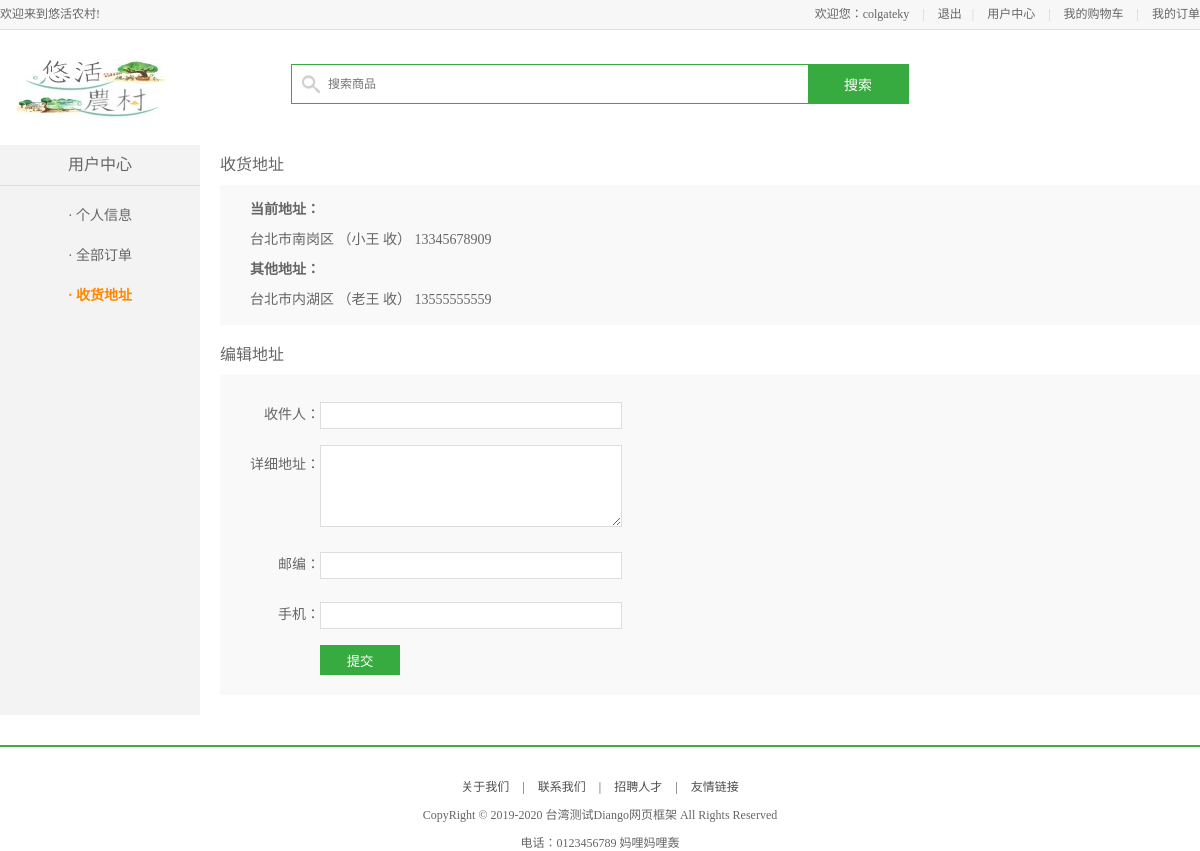
Screenshot of /user/address (signed in) with the database file from the repository.
### apps/user/models.py (models this page shows, shortened)
class User(AbstractUser, BaseModel):
    class Meta:
        db_table = 'df_user'
        verbose_name = '用户'
        verbose_name_plural = verbose_name

class Address(BaseModel):
    user = models.ForeignKey('User', on_delete=models.CASCADE, verbose_name='所属用户')
    receiver = models.CharField(max_length=20, verbose_name='收件人')
    addr = models.CharField(max_length=256, verbose_name='收件地址')
    zip_code = models.CharField(max_length=6, null=True, verbose_name='邮政编码')
    phone = models.CharField(max_length=11, verbose_name='联系电话')
    is_default = models.BooleanField(default=False, verbose_name='是否默认')
    objects = AddressManager()
    class Meta:
        db_table = 'df_address'
        verbose_name = '地址'
        verbose_name_plural = verbose_name

### apps/user/views.py (the view, shortened to what this page needs)
class AddressView(LoginRequireMixin, View):
    def get(self, request):
        user = request.user
        address = Address.objects.get_default_address(user)
        try:
            otherAddress = Address.objects.get(user=user, is_default=False)
        except Address.DoesNotExist:
            otherAddress = None
        return render(request, 'df_user/user_center_site.html',
                      {'page': 'address', 'address': address, 'otherAddress': otherAddress})

### apps/user/models.py (called while the page is built)
    def get_default_address(self, user):
        try:
            address = self.get(user=user, is_default=True)
        except self.model.DoesNotExist:
            address = None  # 不存在默认地址
        return address

### templates/df_user/user_center_site.html (shortened to what this page needs)
{% extends 'base_user_center.html' %}
{% block right_content %}
		<div class="right_content clearfix">
				<h3 class="common_title2">收货地址</h3>
				<div class="site_con">
					<dl>
						<dt>当前地址：</dt>
                        {% if address %}
						    <dd>{{ address.addr }} （{{ address.receiver }} 收） {{ address.phone }}</dd>
					    {% else %}
                            <dd>无默认地址</dd>
                        {% endif %}
                        <dt>其他地址：</dt>
                        {% if otherAddress %}
						    <dd>{{ otherAddress.addr }} （{{ otherAddress.receiver }} 收） {{ otherAddress.phone }}</dd>
					    {% else %}
                            <dd>无其他地址</dd>
                        {% endif %}
                    </dl>
				</div>
				<h3 class="common_title2">编辑地址</h3>
				<div class="site_con">
					<form method="post" action="{% url 'user:address' %}">
						<div class="form_group">
							<label>收件人：</label>
							<input type="text" name="receiver">
						</div>
						<div class="form_group form_group2">
							<label>详细地址：</label>
							<textarea class="site_area" name="addr"></textarea>
						</div>
						<div class="form_group">
							<label>邮编：</label>
							<input type="text" name="zip_code">
						</div>
						<div class="form_group">
							<label>手机：</label>
							<input type="text" name="phone">
						</div>
						<input type="submit" name="" value="提交" class="info_submit">
					</form>
				</div>
		</div>
{% endblock right_content %}

### templates/base.html (shortened to what this page needs)
<!DOCTYPE html PUBLIC "-//W3C//DTD XHTML 1.0 Transitional//EN"
        "http://www.w3.org/TR/xhtml1/DTD/xhtml1-transitional.dtd">
<html xmlns="http://www.w3.org/1999/xhtml" xml:lang="en">
{% load staticfiles %}
<head>
	<link rel="stylesheet" type="text/css" href="{% static 'css/reset.css' %}">
	<link rel="stylesheet" type="text/css" href="{% static 'css/main.css' %}">
</head>
<body>
{% block header_con %}
	<div class="header_con">
		<div class="header">
			<div class="welcome fl">欢迎来到悠活农村!</div>
			<div class="fr">
                {% if user.is_authenticated %}
				<div class="login_btn fl">
					欢迎您：<em>{{ user.username }}</em>
                    <span>|</span>
					<a href="{% url 'user:logout' %}">退出</a>
				</div>
                {% else %}
				<div class="login_btn fl">
					<a href="{% url 'user:login' %}">登录</a>
					<span>|</span>
					<a href="{% url 'user:register' %}">注册</a>
				</div>
                {% endif %}
				<div class="user_link fl">
					<span>|</span>
					<a href="{% url 'user:user' %}">用户中心</a>
					<span>|</span>
					<a href="{% url 'cart:show' %}">我的购物车</a>
					<span>|</span>
					<a href="{% url 'user:order' 1 %}">我的订单</a>
				</div>
			</div>
		</div>
	</div>
{% endblock header_con %}
{% block search_bar %}
	<div class="search_bar clearfix">
		<a href="{% url 'goods:index' %}" class="logo fl"><img src="{% static 'images/logo_15059.jpg' %}"></a>
		<div class="search_con fl">
            <form action="/search" method="get">
                <input type="text" class="input_text fl" name="q" placeholder="搜索商品">
			    <input type="submit" class="input_btn fr" name="" value="搜索">
            </form>
		</div>
	</div>
{% endblock search_bar %}
{% block body %}{% endblock body %}
<div class="footer">
    <div class="foot_link">
        <a href="#">关于我们</a>
        <span>|</span>
        <a href="#">联系我们</a>
        <span>|</span>
        <a href="#">招聘人才</a>
        <span>|</span>
        <a href="#">友情链接</a>
    </div>
    <p>CopyRight © 2019-2020 台湾测试Diango网页框架 All Rights Reserved</p>
    <p>电话：0123456789    妈哩妈哩轰</p>
</div>
</body>
</html>

### static/css/main.css (style rules this page uses)
body { font-family:'Microsoft Yahei';font-size:12px;color:#666; }
html,body { height:100% }
.header_con { background-color:#f7f7f7; height:29px; border-bottom:1px solid #dddddd }
.header { width:1200px; height:29px; margin:0 auto; }
.welcome,.login_info,.login_btn,.user_link { line-height:29px; }
.login_btn a,.user_link a { color:#666; }
.login_btn span,.user_link span { color:#cecece; margin:0 10px; }
.search_bar { width:1200px;height:115px;margin:0 auto; }
.logo { width:150px;height:59px;margin:29px 0 0 17px; }
.search_con { width:616px;height:38px;border:1px solid #37ab40;margin:34px 0 0 124px;background:url(../images/icons.png) 10px -338px no-repeat; }
.search_con .input_text { width:470px;height:34px;border:0px;margin:2px 0 0 36px;outline:none;font-size:12px;color:#737272;font-family:'Microsoft Yahei' }
.search_con .input_btn { width:100px;height:38px;background-color:#37ab40;border:0px;font-size:14px;color:#fff;font-family:'Microsoft Yahei';outline:none;cursor:pointer; }
.footer { border-top:2px solid #42ad46; margin:30px 0; }
.foot_link { text-align:center;margin-top:30px; }
.foot_link a,.foot_link span { color:#4e4e4e; }
.foot_link span { padding:0 10px }
.footer p { text-align:center; margin-top:10px; }
.right_content { width:980px; float:right; min-height:500px; }
.common_title2 { height:20px;line-height:20px;font-size:16px;margin:10px 0; }
.site_con { background-color:#f9f9f9; padding:10px 0; margin-bottom:20px; }
.site_con dt { font-size:14px; line-height:30px; text-indent:30px; font-weight:bold; }
.site_con dd { font-size:14px; line-height:30px; text-indent:30px; }
.site_con .form_group { height:40px; line-height:40px; margin-top:10px; }
.site_con .form_group label { width:100px; float:left; text-align:right; font-size:14px; height:40px; line-height:40px; }
.site_con .form_group input { width:300px; height:25px; border:1px solid #ddd; float:left; outline:none; margin-top:7px; text-indent:10px; }
.site_con .form_group2 { height:90px; }
.site_area { width:280px; height:60px; border:1px solid #ddd; outline:none; padding:10px; }
.info_submit { width:80px; height:30px; background-color:#37ab40; border:0px; color:#fff; margin:10px 0 10px 100px; cursor:pointer; font-family:'Microsoft Yahei' }

### rows the page displays
User: username "colgateky"
Address: addr "台北市南岗区", receiver "小王", phone "13345678909"
Address: addr "台北市内湖区", receiver "老王", phone "13555555559"
